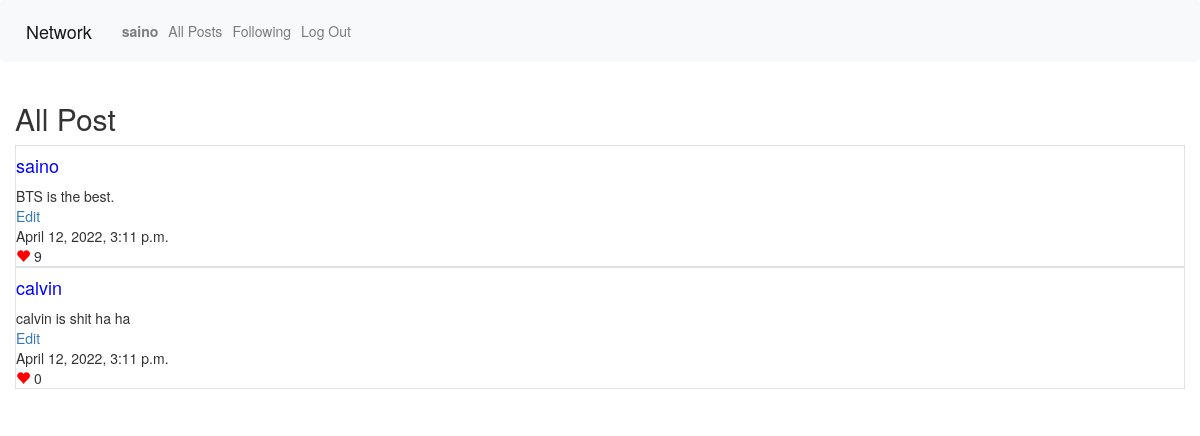
Page /allpost (signed in) on the committed database.
### network/models.py (models this page shows, shortened)
class User(AbstractUser):
    pass

class PostInfo(models.Model):
    spostuser=models.ForeignKey(User,on_delete=models.CASCADE,related_name="postuser")
    spostinfo=models.CharField(max_length=64)
    sposttime=models.DateTimeField(default=datetime.now,blank=True)
    spostlike=models.IntegerField(default=0)

### network/views.py (the view)
# urls.py: path("allpost", views.allpost, name="allpost"),
def allpost(request):
    spostinfo=PostInfo.objects.all()
    return render(request, "network/allpost.html",{
        "postlists":spostinfo
    })

### network/templates/network/allpost.html (shortened to what this page needs)
{% extends "network/layout.html" %}
{% block body %}
<h2>All Post</h2>
<table class="table">
<tbody>
{% for spost in postlists %}
    <div class="border">
        <div><h4 style="color:blue">{{spost.spostuser}}</h4></div>
        <div>{{spost.spostinfo}}</div>
        <div><a href={% url 'index' %}>Edit</a></div>
        <div>{{spost.sposttime}}</div>
        <a href="" onclick="loadcount({{spost.id}})"><span class="glyphicon glyphicon-heart icon-red" value="{{spost.id}}"></span></a>
        <lable id="lbllike">{{spost.spostlike}}</lable>
    </div>
{% endfor %}
</tbody>
{% endblock %}

### network/templates/network/layout.html (shortened to what this page needs)
{% load static %}
<!DOCTYPE html>
<html lang="en">
    <head>
        <link rel="stylesheet" href="https://stackpath.bootstrapcdn.com/bootstrap/4.4.1/css/bootstrap.min.css">
        <link rel="stylesheet" href="https://maxcdn.bootstrapcdn.com/bootstrap/3.4.1/css/bootstrap.min.css">
        <link href="{% static 'network/styles.css' %}" rel="stylesheet">
    </head>
    <body>
        <nav class="navbar navbar-expand-lg navbar-light bg-light">
            <a class="navbar-brand" href="{% url 'index' %}">Network</a>
            <div>
              <ul class="navbar-nav mr-auto">
                {% if user.is_authenticated %}
                    <li class="nav-item">
                        <a class="nav-link" href="#"><strong>{{ user.username }}</strong></a>
                    </li>
                {% endif %}
                <li class="nav-item">
                  <a class="nav-link" href="{% url 'allpost' %}">All Posts</a>
                </li>
                {% if user.is_authenticated %}
                    <li class="nav-item">
                        <a class="nav-link" href="#">Following</a>
                    </li>
                    <li class="nav-item">
                        <a class="nav-link" href="{% url 'logout' %}">Log Out</a>
                    </li>
                {% endif %}
              </ul>
            </div>
          </nav>
        <div class="container-fluid">
            {% block body %}
            {% endblock %}
        </div>
    </body>
</html>

### network/static/network/styles.css (style rules this page uses)
.icon-red { color: red; }

### rows in the picture
User: username "saino"
PostInfo: spostuser "saino", spostinfo "BTS is the best.", sposttime "April 12, 2022, 3:11 p.m.", {{ spost.id }} 1 (drawn), spostlike "9"
PostInfo: spostuser "calvin", spostinfo "calvin is shit ha ha", sposttime "April 12, 2022, 3:11 p.m.", {{ spost.id }} 3 (drawn), spostlike "0"
